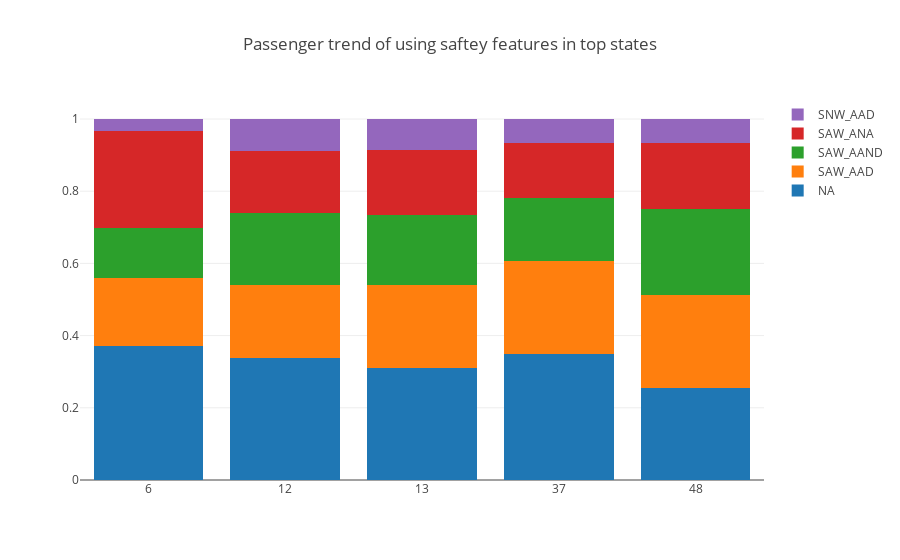
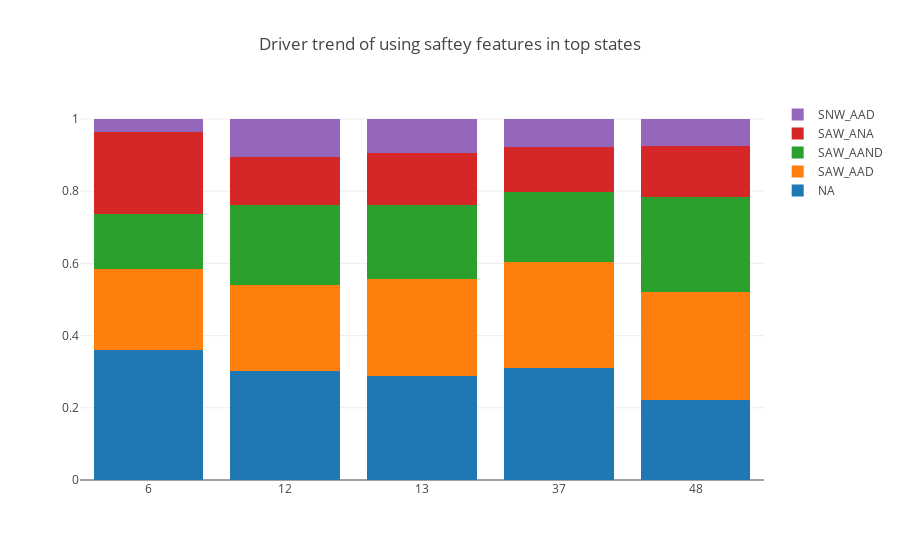

Notebook source saved alongside these figures, in order:
### Markdown cell above
### Passenger and driver trend

### Code cell
iplot(stacked_chart(df=top5states_df, x='state', legend='passenger_saftey', title='Passenger trend of using saftey features in top states', normalize='index'))
iplot(stacked_chart(df=top5states_df, x='state', legend='driver_saftey', title='Driver trend of using saftey features in top states', normalize='index'))

### Figure 1 — Plotly figure (JSON) as saved in the notebook; plotly's stock layout.template omitted (floating-point values rounded to 4 significant figures)
{"data": [{"name": "NA", "type": "bar", "x": [6, 12, 13, 37, 48], "y": [0.3699, 0.3371, 0.3091, 0.3487, 0.254]}, {"name": "SAW_AAD", "type": "bar", "x": [6, 12, 13, 37, 48], "y": [0.1884, 0.2042, 0.2303, 0.257, 0.2578]}, {"name": "SAW_AAND", "type": "bar", "x": [6, 12, 13, 37, 48], "y": [0.1386, 0.1972, 0.1958, 0.1754, 0.238]}, {"name": "SAW_ANA", "type": "bar", "x": [6, 12, 13, 37, 48], "y": [0.2709, 0.1736, 0.1798, 0.1515, 0.1845]}, {"name": "SNW_AAD", "type": "bar", "x": [6, 12, 13, 37, 48], "y": [0.0321, 0.08788, 0.08495, 0.06737, 0.06575]}], "layout": {"barmode": "stack", "title": "Passenger trend of using saftey features in top states", "xaxis": {"showticklabels": true, "title": "", "type": "category"}, "yaxis": {"title": ""}}}

### Figure 2 — Plotly figure (JSON) as saved in the notebook; plotly's stock layout.template omitted (floating-point values rounded to 4 significant figures)
{"data": [{"name": "NA", "type": "bar", "x": [6, 12, 13, 37, 48], "y": [0.3601, 0.3026, 0.2883, 0.309, 0.2219]}, {"name": "SAW_AAD", "type": "bar", "x": [6, 12, 13, 37, 48], "y": [0.2236, 0.2376, 0.268, 0.2955, 0.2995]}, {"name": "SAW_AAND", "type": "bar", "x": [6, 12, 13, 37, 48], "y": [0.1544, 0.2212, 0.205, 0.1943, 0.2623]}, {"name": "SAW_ANA", "type": "bar", "x": [6, 12, 13, 37, 48], "y": [0.2271, 0.133, 0.1459, 0.1248, 0.1425]}, {"name": "SNW_AAD", "type": "bar", "x": [6, 12, 13, 37, 48], "y": [0.03485, 0.1056, 0.0928, 0.07632, 0.07388]}], "layout": {"barmode": "stack", "title": "Driver trend of using saftey features in top states", "xaxis": {"showticklabels": true, "title": "", "type": "category"}, "yaxis": {"title": ""}}}
